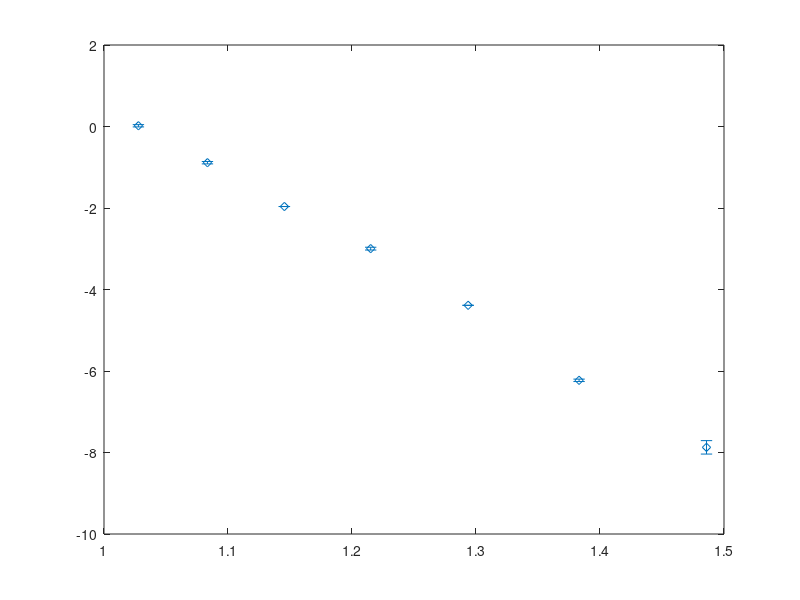

The MATLAB source for this figure: (Note: this script raises an error after producing the figure.)
%error propagation 
clear all; format compact
%GAMRY DATA FROM R-RQ-RQ ANALYSIS
gamry_data_RQ = ...
[8.92	80.01	433.3	3.008E-08	0.946	0.000005764	0.7517
8.92	187.9	1210	5.016E-08	0.9019	0.000006342	0.7085
8.92	520.9	2731	7.916E-08	0.8567	0.000006099	0.6907
29.39	1.38E+03	8.68E+03	2.29E-08	9.54E-01	6.57E-06	6.05E-01
67.47	5.21E+03	2.70E+04	2.11E-08	9.54E-01	3.63E-06	6.16E-01
2.86E+02	3.07E+04	1.50E+05	2.28E-08	9.28E-01	1.15E-06	6.87E-01
7.36E+02	1.48E+05	6.00E+05	2.61E-08	8.79E-01	5.17E-03	7.37E-01];
%gdc

d_gamry_data_RQ = ...
[0.4439	2.243	18.04	5.594E-09	0.0138	8.898E-07	0.01752
0	5.477	61.7	5.401E-09	0.00835	9.353E-07	0.01842
0	0	103.8	4.104E-09	0.003768	4.566E-07	0.008814
1.27	47.49	430.4	2.89E-09	1.23E-02	5.96E-07	1.55E-02
9.33E-01	0	877.9	8.90E-10	3.63E-03	4.90E-08	0
3.75E+00	9.19E+02	0.00E+00	1.58E-09	9.04E-03	6.75E-08	1.35E-02
7.44E+00	2.44E+04	0.00E+00	1.58E-09	1.47E-02	3.02E+01	280.9];
%dgdc

R1_RQ = [gamry_data_RQ(:,2)];
dR1_RQ = [d_gamry_data_RQ(:,2)];
R2_RQ = [gamry_data_RQ(:,3)];
dR2_RQ = [d_gamry_data_RQ(:,3)];
Y1_RQ = [gamry_data_RQ(:,4)];
dY1_RQ = [d_gamry_data_RQ(:,4)];
a1_RQ = [gamry_data_RQ(:,5)];
da1_RQ = [d_gamry_data_RQ(:,5)];
Y2_RQ = [gamry_data_RQ(:,6)];
dY2_RQ = [d_gamry_data_RQ(:,6)];
a2_RQ = [gamry_data_RQ(:,7)];
da2_RQ = [d_gamry_data_RQ(:,7)];

C1_RQ = (Y1_RQ.*R1_RQ.^(1-a1_RQ)).^(1./a1_RQ);
C2_RQ = (Y2_RQ.*R2_RQ.^(1-a2_RQ)).^(1./a2_RQ);

T = [973 923 873 823 773 723 673]'; %K
dT = [0 0 0 0 0 0 0]';
L = 0.07653; %cm
dL = 0.0; %cm
A = 0.914; %cm^2
dA = 0.0; %cm

%interior ion conductivity error propagation
%CONDUCTIVITY = (L/A)*1/R
D = L/A; %cm^-1 SAMPLE GEOMETRY
dD = D*sqrt((dL/L)^2+(dA/A)^2); %cm

sint = D./R1_RQ; %S/cm IONIC CONDUCTIVITY
dsint = sint.*sqrt((dD./D).^2+(dR1_RQ./R1_RQ).^2); %S/cm

Tsint = T.*sint; %S/cm*K TEMPERATURE * IONIC CONDUCTIVITY (FOR PLOTTING)
dTsint = Tsint.*sqrt((dsint./sint).^2+(dT./T).^2); %S/cm*K

Sint = log(Tsint); %LN(T*CONDUCTIVITY) Y-AXIS OF ARRHENIUS PLOT
dSint = dTsint./Tsint;

%gb ion conductivity error propagation
%NEED C1 AND C2 BECAUSE CONDUCTIVITY IS DEPENDENT ON TIME CONSTANTS
%IN THE CONSTANT PHASE ELEMENT ANALYSIS C DEPENDS ON Y, a, AND R
%C = [Y*R^(1-a)]^(1/a)
n1 = 1./a1_RQ; %
dn1 = n1.*sqrt(da1_RQ./a1_RQ).^2;

m1 = 1-a1_RQ;
dm1 = m1.*sqrt(a1_RQ.^2);

B1 = R1_RQ.^(m1);
dB1 = R1_RQ.*m1.*(dR1_RQ./R1_RQ);

E1 = Y1_RQ.*B1;
dE1 = E1.*sqrt((dY1_RQ./Y1_RQ).^2+(dB1./B1).^2);

C1_RQ = E1.^n1; %F C1 capacitance
dC1 = C1_RQ.*n1.*dE1;% F C1 capacitance error

t1 = C1_RQ.*R1_RQ; % F-ohms time constant for arc 1
dt1 = t1.*sqrt((dC1./C1_RQ).^2+(dR1_RQ./R1_RQ).^2);

%must calculate the same thing for C2 and t2 now
n2 = 1./a2_RQ; %
dn2 = n2.*sqrt(da2_RQ./a2_RQ).^2;

m2 = 1-a2_RQ;
dm2 = m2.*sqrt(a2_RQ.^2);

B2 = R2_RQ.^(m2);
dB2 = R2_RQ.*m2.*(dR2_RQ./R2_RQ);

E2 = Y2_RQ.*B2;
dE2 = E2.*sqrt((dY2_RQ./Y2_RQ).^2+(dB2./B2).^2);

C2_RQ = E2.^n2; %F C2 capacitance
dC2 = C2_RQ.*n2.*dE2;% F C2 capacitance error

t2 = C2_RQ.*R2_RQ; % F-ohms time constant for arc 2
dt2 = t2.*sqrt((dC2./C2_RQ).^2+(dR2_RQ./R2_RQ).^2);

tt = t1./t2;
dtt = tt.*sqrt((dt1./t1).^2+(dt2./t2).^2);

sgb = tt.*sint; %S/cm grain boundary ion conductivity
dsgb = sgb.*sqrt((dtt./tt).^2+(dsint./sint).^2); %sgb error

Tsgb = sgb.*T;
dTsgb = Tsgb.*sqrt((dsgb./sgb).^2+(dT./T).^2);

Sgb = log(Tsgb);
dSgb = dTsgb./Tsgb;

%total conductivity
%stot = L/(Rint+Rgb)/A
Rtot = R1_RQ+R2_RQ;
dRtot = sqrt(R1_RQ.^2+R2_RQ.^2);

stot = D./Rtot;
dstot = stot.*sqrt((dD./D).^2+(dRtot./Rtot).^2);

Tstot = T.*stot;
dTstot = Tstot.*sqrt((dT./T).^2+(dstot./stot).^2);

Stot = log(Tstot);
dStot = dTstot./Tstot;

S = [Sint Sgb Stot]; dS = [dSint dSgb dStot];
mark = ['d' 's' '^'];

figure(1)
for i = 1:3
    errorbar(1000./T,S(:,i),dS(:,1),mark(i))
    hold on
    linfit = fit([1000./T],S(:,i),'poly1');
    coef_linfit = coeffvalues(linfit); %store fit coefs for Ea caluculation
    Ea(i) = coef_linfit(1)*1000*-8.617e-5; %eV - activation energy
end
legend('int','gb','tot'); title('GDC ionic conductivity 450-700C [R-RQ-RQ]');
xlabel('1000/T (K^-1)'); ylabel('ln(\sigma*T)');
Ea_int = Ea(1), Ea_gb = Ea(2), Ea_tot = Ea(3),

%GAMRY DATA FROM R-RC-RC ANALYSIS
gamry_data_RC = ...
[11.68	91.3	390	1.412E-08	6.733E-07
11.68	217.8	1100	1.214E-08	6.557E-07
11.68	572	2800	1.081E-08	0.000000757
43.46	1.87E+03	8.13E+03	1.03E-08	8.25E-07
91.39	6.44E+03	2.53E+04	9.60E-09	6.23E-07
3.31E+02	3.29E+04	1.50E+05	9.07E-09	2.35E-07
8.07E+02	1.50E+05	8.47E+05	8.84E-09	2.56E-04];
%

d_gamry_data_RC = ...
[0.2269	0.5977	0	1.408E-10	7.434E-09
0	1.289	0	8.39E-11	6.544E-09
0	3.161	0	6.52E-11	7.556E-09
4.55E-01	10.17	0	5.71E-11	8.65E-09
7.44E-01	0	0	4.97E-11	6.78E-09
2.046	2.22E+02	0.00E+00	4.61E-11	4.84E-09
4.383	0.00E+00	2.76E+13	6.74E-11	4.15E-02];
%

R1_RC = [gamry_data_RC(:,2)];
dR1_RC = [d_gamry_data_RC(:,2)];
R2_RC = [gamry_data_RC(:,3)];
dR2_RC = [d_gamry_data_RC(:,3)];
C1_RC = [gamry_data_RC(:,4)];
dC1_RC = [d_gamry_data_RC(:,4)];
C2_RC = [gamry_data_RC(:,5)];
dC2_RC = [d_gamry_data_RC(:,5)];

%interior ion conductivity error propagation
%CONDUCTIVITY = (L/A)*1/R
D = L/A; %cm^-1 SAMPLE GEOMETRY
dD = D*sqrt((dL/L)^2+(dA/A)^2); %cm

sint_RC = D./R1_RC; %S/cm IONIC CONDUCTIVITY
dsint_RC = sint.*sqrt((dD./D).^2+(dR1_RC./R1_RC).^2); %S/cm

Tsint_RC = T.*sint_RC; %S/cm*K TEMPERATURE * IONIC CONDUCTIVITY (FOR PLOTTING)
dTsint_RC = Tsint_RC.*sqrt((dsint_RC./sint_RC).^2+(dT./T).^2); %S/cm*K

Sint_RC = log(Tsint_RC); %LN(T*CONDUCTIVITY) Y-AXIS OF ARRHENIUS PLOT
dSint_RC = dTsint_RC./Tsint_RC;

%gb ion conductivity error propagation
t1_RC = C1_RC.*R1_RC; % F-ohms time constant for arc 1
dt1_RC = t1_RC.*sqrt((dC1_RC./C1_RC).^2+(dR1_RC./R1_RC).^2);

t2_RC = C2_RC.*R2_RC; % F-ohms time constant for arc 2
dt2_RC = t2_RC.*sqrt((dC2_RC./C2_RC).^2+(dR2_RC./R2_RC).^2);

tt_RC = t1_RC./t2_RC;
dtt_RC = tt_RC.*sqrt((dt1_RC./t1_RC).^2+(dt2_RC./t2_RC).^2);

sgb_RC = tt_RC.*sint_RC; %S/cm grain boundary ion conductivity
dsgb_RC = sgb_RC.*sqrt((dtt_RC./tt_RC).^2+(dsint_RC./sint_RC).^2); %sgb error

Tsgb_RC = sgb_RC.*T;
dTsgb_RC = Tsgb_RC.*sqrt((dsgb_RC./sgb_RC).^2+(dT./T).^2);

Sgb_RC = log(Tsgb_RC);
dSgb_RC = dTsgb_RC./Tsgb_RC;

%total conductivity
%stot_RC = L/(Rint+Rgb)/A
Rtot_RC = R1_RC+R2_RC;
dRtot_RC = sqrt(R1_RC.^2+R2_RC.^2);

stot_RC = D./Rtot_RC;
dstot_RC = stot_RC.*sqrt((dD./D).^2+(dRtot_RC./Rtot_RC).^2);

Tstot_RC = T.*stot_RC;
dTstot_RC = Tstot_RC.*sqrt((dT./T).^2+(dstot_RC./stot_RC).^2);

Stot_RC = log(Tstot_RC);
dStot_RC = dTstot_RC./Tstot_RC;

S_RC = [Sint_RC Sgb_RC Stot_RC]; dS_RC = [dSint_RC dSgb_RC dStot_RC];
mark = ['d' 's' '^'];

figure(2)
for i = 1:3
    errorbar(1000./T,S_RC(:,i),dS_RC(:,1),mark(i))
    hold on
    linfit_RC = fit([1000./T],S_RC(:,i),'poly1');
    coef_linfit_RC = coeffvalues(linfit_RC); %store fit coefs for Ea caluculation
    Ea_RC(i) = coef_linfit_RC(1)*1000*-8.617e-5; %eV - activation energy
end
legend('int','gb','tot'); title('GDC ionic conductivity 450-700C [R-RC-RC]');
xlabel('1000/T (K^-1)'); ylabel('ln(\sigma*T)');
axis([1 1.5 -30 5]);
Ea_int_RC = Ea_RC(1), Ea_gb_RC = Ea_RC(2), Ea_tot_RC = Ea_RC(3),


